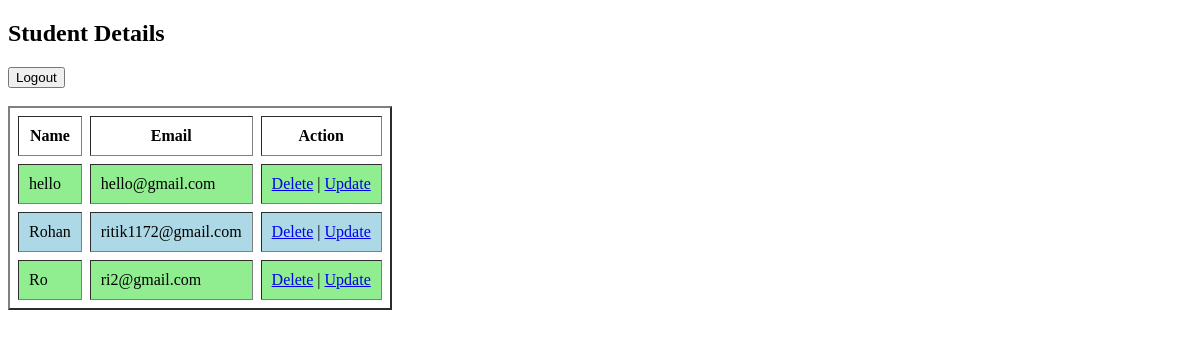
Page /details/ (signed in) on the earlier database version.
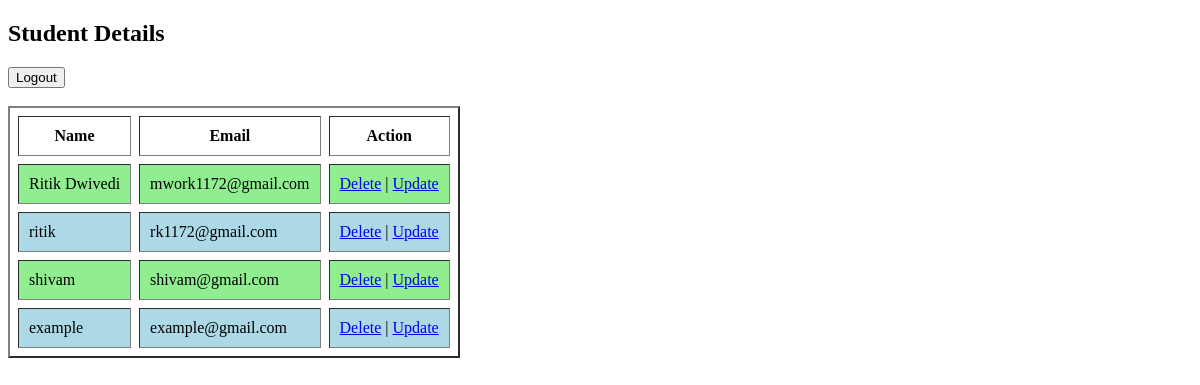
Same page on the later database version.
### myapp/models.py (models this page shows, shortened)
class Student(models.Model):
    name = models.CharField(max_length=100);
    password = models.CharField(max_length=100);
    email = models.EmailField(unique=True);

### myapp/views.py (the view)
# urls.py: path('details/', views.details, name="details"),
@login_required(login_url="login")
def details(request):
    students = Student.objects.all()
    return render(request, "details.html", {
        "students": students
    })

### myapp/templates/details.html (shortened to what this page needs)
<!DOCTYPE html>
<html lang="en">
<head>
</head>
<body>
    <h2>Student Details</h2>
    <a href="{% url 'logout' %}">
        <button>Logout</button>
    </a>
    <br><br>
    <table border="2" cellpadding="10" cellspacing="8">
        <tr>
            <th>Name</th>
            <th>Email</th>
            <th>Action</th>
        </tr>
        {% for s in students %}
        <tr style="background-color: {% cycle 'lightgreen' 'lightblue' %}">
            <td>{{ s.name }}</td>
            <td>{{ s.email }}</td>
            <td>
                <a href="{% url 'delete_student' s.id %}">Delete</a> |
                <a href="{% url 'update_student' s.id %}">Update</a>
            </td>
        </tr>
        {% empty %}
        <tr>
            <td colspan="3">No students found.</td>
        </tr>
        {% endfor %}
    </table>
</body>
</html>

Differences in the rows shown:
removed Student: name "hello", email "hello@gmail.com"
removed Student: name "Rohan", email "ritik1172@gmail.com"
removed Student: name "Ro", email "ri2@gmail.com"
added Student: name "Ritik Dwivedi", email "mwork1172@gmail.com"
added Student: name "ritik", email "rk1172@gmail.com"
added Student: name "shivam", email "shivam@gmail.com"
added Student: name "example", email "example@gmail.com"
